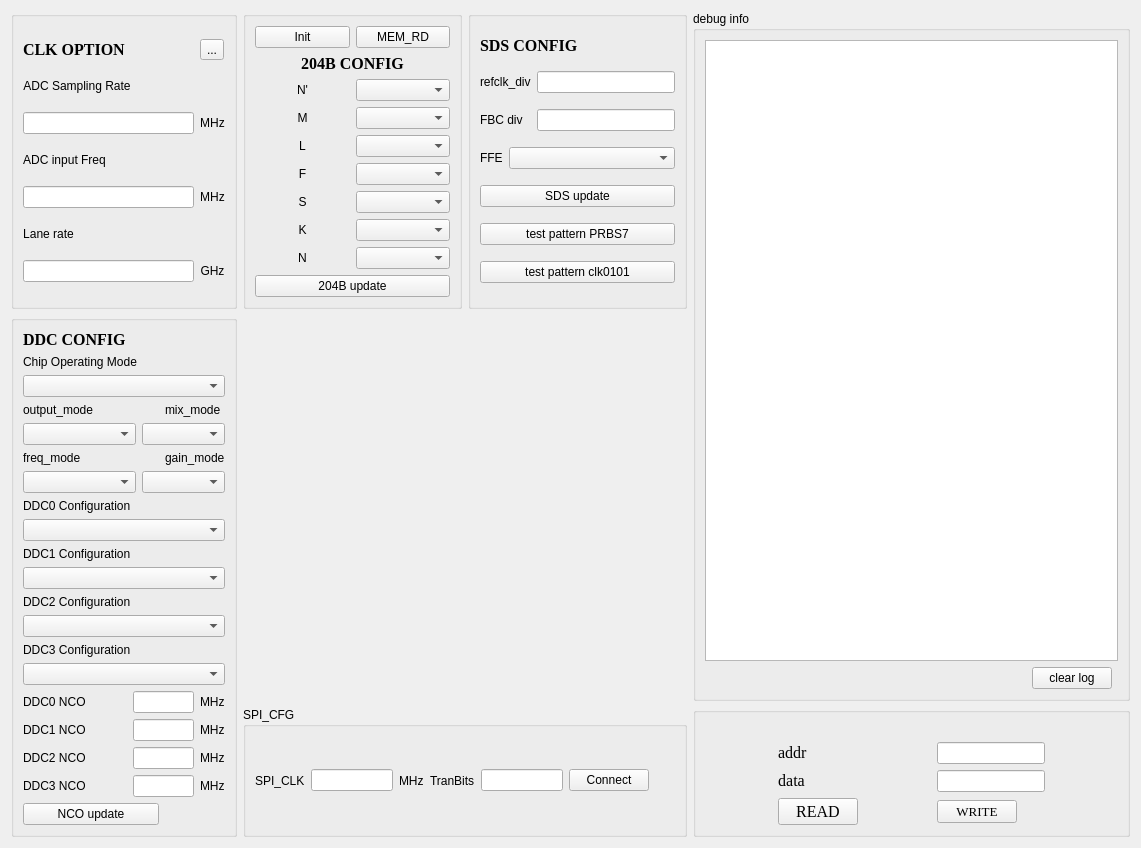
      <widget class="QWidget" name="system">
       <layout class="QGridLayout" name="gridLayout_6" rowstretch="1,1,3,1" columnstretch="1,1,1,2">
        <item row="1" column="0" rowspan="3">
         <widget class="QGroupBox" name="ddc_config_groupbox">
          <property name="title">
           <string/>
          </property>
          <layout class="QGridLayout" name="gridLayout_5">
           <item row="16" column="1" colspan="3">
            <widget class="QLineEdit" name="nco0_line_edit"/>
           </item>
           <item row="12" column="0" colspan="4">
            <widget class="QLabel" name="fs_9">
             <property name="focusPolicy">
              <enum>Qt::NoFocus</enum>
             </property>
             <property name="text">
              <string>DDC2 Configuration</string>
             </property>
            </widget>
           </item>
           <item row="3" column="0" colspan="5">
            <widget class="QComboBox" name="chip_mode_config"/>
           </item>
           <item row="8" column="0" colspan="4">
            <widget class="QLabel" name="fs_7">
             <property name="focusPolicy">
              <enum>Qt::NoFocus</enum>
             </property>
             <property name="text">
              <string>DDC0 Configuration</string>
             </property>
            </widget>
           </item>
           <item row="19" column="1" colspan="3">
            <widget class="QLineEdit" name="nco3_line_edit"/>
           </item>
           <item row="16" column="4">
            <widget class="QLabel" name="fs_12">
             <property name="focusPolicy">
              <enum>Qt::NoFocus</enum>
             </property>
             <property name="text">
              <string>MHz</string>
             </property>
            </widget>
           </item>
           <item row="5" column="2" colspan="3">
            <widget class="QComboBox" name="mix_mode_config"/>
           </item>
           <item row="17" column="0">
            <widget class="QLabel" name="fs_13">
             <property name="focusPolicy">
              <enum>Qt::NoFocus</enum>
             </property>
             <property name="text">
              <string>DDC1 NCO</string>
             </property>
            </widget>
           </item>
           <item row="5" column="0" colspan="2">
            <widget class="QComboBox" name="real_mode_config"/>
           </item>
           <item row="15" column="0" colspan="5">
            <widget class="QComboBox" name="ddc3_config"/>
           </item>
           <item row="14" column="0" colspan="4">
            <widget class="QLabel" name="fs_10">
             <property name="focusPolicy">
              <enum>Qt::NoFocus</enum>
             </property>
             <property name="text">
              <string>DDC3 Configuration</string>
             </property>
            </widget>
           </item>
           <item row="13" column="0" colspan="5">
            <widget class="QComboBox" name="ddc2_config"/>
           </item>
           <item row="7" column="0" colspan="2">
            <widget class="QComboBox" name="freq_mode_config"/>
           </item>
           <item row="18" column="4">
            <widget class="QLabel" name="fs_16">
             <property name="focusPolicy">
              <enum>Qt::NoFocus</enum>
             </property>
             <property name="text">
              <string>MHz</string>
             </property>
            </widget>
           </item>
           <item row="18" column="0">
            <widget class="QLabel" name="fs_15">
             <property name="focusPolicy">
              <enum>Qt::NoFocus</enum>
             </property>
             <property name="text">
              <string>DDC2 NCO</string>
             </property>
            </widget>
           </item>
           <item row="19" column="4">
            <widget class="QLabel" name="fs_18">
             <property name="focusPolicy">
              <enum>Qt::NoFocus</enum>
             </property>
             <property name="text">
              <string>MHz</string>
             </property>
            </widget>
           </item>
           <item row="19" column="0">
            <widget class="QLabel" name="fs_17">
             <property name="focusPolicy">
              <enum>Qt::NoFocus</enum>
             </property>
             <property name="text">
              <string>DDC3 NCO</string>
             </property>
            </widget>
           </item>
           <item row="11" column="0" colspan="5">
            <widget class="QComboBox" name="ddc1_config"/>
           </item>
           <item row="18" column="1" colspan="3">
            <widget class="QLineEdit" name="nco2_line_edit"/>
           </item>
           <item row="20" column="0" colspan="3">
            <widget class="QPushButton" name="nco_update_pushButton">
             <property name="text">
              <string>NCO update</string>
             </property>
            </widget>
           </item>
           <item row="9" column="0" colspan="5">
            <widget class="QComboBox" name="ddc0_config"/>
           </item>
           <item row="17" column="4">
            <widget class="QLabel" name="fs_14">
             <property name="focusPolicy">
              <enum>Qt::NoFocus</enum>
             </property>
             <property name="text">
              <string>MHz</string>
             </property>
            </widget>
           </item>
           <item row="10" column="0" colspan="4">
            <widget class="QLabel" name="fs_8">
             <property name="focusPolicy">
              <enum>Qt::NoFocus</enum>
             </property>
             <property name="text">
              <string>DDC1 Configuration</string>
             </property>
            </widget>
           </item>
           <item row="16" column="0">
            <widget class="QLabel" name="fs_11">
             <property name="focusPolicy">
              <enum>Qt::NoFocus</enum>
             </property>
             <property name="text">
              <string>DDC0 NCO</string>
             </property>
            </widget>
           </item>
           <item row="4" column="3" colspan="2">
            <widget class="QLabel" name="fs_29">
             <property name="focusPolicy">
              <enum>Qt::NoFocus</enum>
             </property>
             <property name="text">
              <string>mix_mode</string>
             </property>
            </widget>
           </item>
           <item row="4" column="0" colspan="2">
            <widget class="QLabel" name="fs_6">
             <property name="focusPolicy">
              <enum>Qt::NoFocus</enum>
             </property>
             <property name="text">
              <string>output_mode</string>
             </property>
            </widget>
           </item>
           <item row="2" column="0" colspan="4">
            <widget class="QLabel" name="fs_5">
             <property name="sizePolicy">
              <sizepolicy hsizetype="Fixed" vsizetype="Fixed">
               <horstretch>0</horstretch>
               <verstretch>0</verstretch>
              </sizepolicy>
             </property>
             <property name="focusPolicy">
              <enum>Qt::NoFocus</enum>
             </property>
             <property name="text">
              <string>Chip Operating Mode</string>
             </property>
            </widget>
           </item>
           <item row="17" column="1" colspan="3">
            <widget class="QLineEdit" name="nco1_line_edit"/>
           </item>
           <item row="6" column="3" colspan="2">
            <widget class="QLabel" name="fs_31">
             <property name="focusPolicy">
              <enum>Qt::NoFocus</enum>
             </property>
             <property name="text">
              <string>gain_mode</string>
             </property>
            </widget>
           </item>
           <item row="6" column="0" colspan="2">
            <widget class="QLabel" name="fs_30">
             <property name="focusPolicy">
              <enum>Qt::NoFocus</enum>
             </property>
             <property name="text">
              <string>freq_mode</string>
             </property>
            </widget>
           </item>
           <item row="7" column="2" colspan="3">
            <widget class="QComboBox" name="gain_mode_config"/>
           </item>
           <item row="1" column="0">
            <widget class="QLabel" name="DDC_CONFIG">
             <property name="font">
              <font>
               <family>Times New Roman</family>
               <pointsize>12</pointsize>
               <weight>75</weight>
               <bold>true</bold>
              </font>
             </property>
             <property name="focusPolicy">
              <enum>Qt::NoFocus</enum>
             </property>
             <property name="text">
              <string>DDC CONFIG</string>
             </property>
            </widget>
           </item>
          </layout>
         </widget>
        </item>
        <item row="0" column="1">
         <widget class="QGroupBox" name="groupBox_2">
          <property name="title">
           <string/>
          </property>
          <layout class="QGridLayout" name="gridLayout">
           <item row="4" column="1">
            <widget class="QComboBox" name="l_reg_cfg"/>
           </item>
           <item row="2" column="0">
            <widget class="QLabel" name="fs_19">
             <property name="focusPolicy">
              <enum>Qt::NoFocus</enum>
             </property>
             <property name="text">
              <string>N'</string>
             </property>
             <property name="alignment">
              <set>Qt::AlignCenter</set>
             </property>
            </widget>
           </item>
           <item row="8" column="1">
            <widget class="QComboBox" name="n_reg_cfg"/>
           </item>
           <item row="8" column="0">
            <widget class="QLabel" name="fs_25">
             <property name="focusPolicy">
              <enum>Qt::NoFocus</enum>
             </property>
             <property name="text">
              <string>N</string>
             </property>
             <property name="alignment">
              <set>Qt::AlignCenter</set>
             </property>
            </widget>
           </item>
           <item row="5" column="0">
            <widget class="QLabel" name="fs_22">
             <property name="focusPolicy">
              <enum>Qt::NoFocus</enum>
             </property>
             <property name="text">
              <string>F</string>
             </property>
             <property name="alignment">
              <set>Qt::AlignCenter</set>
             </property>
            </widget>
           </item>
           <item row="9" column="0" colspan="2">
            <widget class="QPushButton" name="j204b_update_pushButton">
             <property name="text">
              <string>204B update</string>
             </property>
            </widget>
           </item>
           <item row="1" column="0" colspan="2">
            <widget class="QLabel" name="DDC_CONFIG_2">
             <property name="font">
              <font>
               <family>Times New Roman</family>
               <pointsize>12</pointsize>
               <weight>75</weight>
               <bold>true</bold>
              </font>
             </property>
             <property name="focusPolicy">
              <enum>Qt::NoFocus</enum>
             </property>
             <property name="text">
              <string>204B CONFIG</string>
             </property>
             <property name="alignment">
              <set>Qt::AlignCenter</set>
             </property>
            </widget>
           </item>
           <item row="2" column="1">
            <widget class="QComboBox" name="ntotal_reg_cfg"/>
           </item>
           <item row="3" column="1">
            <widget class="QComboBox" name="m_reg_cfg"/>
           </item>
           <item row="7" column="1">
            <widget class="QComboBox" name="k_reg_cfg"/>
           </item>
           <item row="4" column="0">
            <widget class="QLabel" name="fs_21">
             <property name="focusPolicy">
              <enum>Qt::NoFocus</enum>
             </property>
             <property name="text">
              <string>L</string>
             </property>
             <property name="alignment">
              <set>Qt::AlignCenter</set>
             </property>
            </widget>
           </item>
           <item row="0" column="0">
            <widget class="QPushButton" name="init_button">
             <property name="text">
              <string>Init</string>
             </property>
            </widget>
           </item>
           <item row="0" column="1">
            <widget class="QPushButton" name="mem_rd_button">
             <property name="text">
              <string>MEM_RD</string>
             </property>
            </widget>
           </item>
           <item row="6" column="0">
            <widget class="QLabel" name="fs_23">
             <property name="focusPolicy">
              <enum>Qt::NoFocus</enum>
             </property>
             <property name="text">
              <string>S</string>
             </property>
             <property name="alignment">
              <set>Qt::AlignCenter</set>
             </property>
            </widget>
           </item>
           <item row="6" column="1">
            <widget class="QComboBox" name="s_reg_cfg"/>
           </item>
           <item row="5" column="1">
            <widget class="QComboBox" name="f_reg_cfg"/>
           </item>
           <item row="3" column="0">
            <widget class="QLabel" name="fs_20">
             <property name="focusPolicy">
              <enum>Qt::NoFocus</enum>
             </property>
             <property name="text">
              <string>M</string>
             </property>
             <property name="alignment">
              <set>Qt::AlignCenter</set>
             </property>
            </widget>
           </item>
           <item row="7" column="0">
            <widget class="QLabel" name="fs_24">
             <property name="focusPolicy">
              <enum>Qt::NoFocus</enum>
             </property>
             <property name="text">
              <string>K</string>
             </property>
             <property name="alignment">
              <set>Qt::AlignCenter</set>
             </property>
            </widget>
           </item>
          </layout>
         </widget>
        </item>
        <item row="3" column="1" colspan="2">
         <widget class="QGroupBox" name="groupBox_9">
          <property name="title">
           <string>SPI_CFG</string>
          </property>
          <layout class="QHBoxLayout" name="horizontalLayout_2">
           <item>
            <widget class="QLabel" name="label_3">
             <property name="text">
              <string>SPI_CLK</string>
             </property>
            </widget>
           </item>
           <item>
            <widget class="QLineEdit" name="lineEdit"/>
           </item>
           <item>
            <widget class="QLabel" name="fs_32">
             <property name="focusPolicy">
              <enum>Qt::NoFocus</enum>
             </property>
             <property name="text">
              <string>MHz</string>
             </property>
            </widget>
           </item>
           <item>
            <widget class="QLabel" name="label_4">
             <property name="text">
              <string>TranBits</string>
             </property>
            </widget>
           </item>
           <item>
            <widget class="QLineEdit" name="lineEdit_2"/>
           </item>
           <item>
            <widget class="QPushButton" name="pushButton">
             <property name="text">
              <string>Connect</string>
             </property>
            </widget>
           </item>
           <item>
            <widget class="QLabel" name="label_5">
             <property name="text">
              <string/>
             </property>
             <property name="pixmap">
              <pixmap resource="../images/ui_pr.qrc">:/images/OFF.png</pixmap>
             </property>
            </widget>
           </item>
           <item>
            <widget class="QLabel" name="label_6">
             <property name="text">
              <string/>
             </property>
             <property name="pixmap">
              <pixmap>:/status/OFF.png</pixmap>
             </property>
            </widget>
           </item>
          </layout>
         </widget>
        </item>
        <item row="0" column="3" rowspan="3">
         <widget class="QGroupBox" name="groupBox_11">
          <property name="sizePolicy">
           <sizepolicy hsizetype="Preferred" vsizetype="Expanding">
            <horstretch>0</horstretch>
            <verstretch>0</verstretch>
           </sizepolicy>
          </property>
          <property name="title">
           <string>debug info</string>
          </property>
          <layout class="QGridLayout" name="gridLayout_7">
           <item row="0" column="0" colspan="4">
            <widget class="QTextBrowser" name="log_textBrowser"/>
           </item>
           <item row="1" column="2">
            <widget class="QPushButton" name="clear_log_btn">
             <property name="sizePolicy">
              <sizepolicy hsizetype="Fixed" vsizetype="Fixed">
               <horstretch>0</horstretch>
               <verstretch>0</verstretch>
              </sizepolicy>
             </property>
             <property name="layoutDirection">
              <enum>Qt::LeftToRight</enum>
             </property>
             <property name="text">
              <string>clear log</string>
             </property>
            </widget>
           </item>
           <item row="1" column="1">
            <spacer name="horizontalSpacer">
             <property name="orientation">
              <enum>Qt::Horizontal</enum>
             </property>
             <property name="sizeHint" stdset="0">
              <size>
               <width>40</width>
               <height>20</height>
              </size>
             </property>
            </spacer>
           </item>
          </layout>
         </widget>
        </item>
        <item row="0" column="2">
         <widget class="QGroupBox" name="groupBox_6">
          <property name="title">
           <string/>
          </property>
          <layout class="QGridLayout" name="gridLayout_3">
           <item row="2" column="0" colspan="2">
            <widget class="QLabel" name="fs_27">
             <property name="focusPolicy">
              <enum>Qt::NoFocus</enum>
             </property>
             <property name="text">
              <string>FBC div</string>
             </property>
            </widget>
           </item>
           <item row="4" column="0" colspan="3">
            <widget class="QPushButton" name="sds_button">
             <property name="text">
              <string>SDS update</string>
             </property>
            </widget>
           </item>
           <item row="6" column="0" colspan="3">
            <widget class="QPushButton" name="sds_button_3">
             <property name="text">
              <string>test pattern clk0101</string>
             </property>
            </widget>
           </item>
           <item row="2" column="2">
            <widget class="QLineEdit" name="fbc_div">
             <property name="focusPolicy">
              <enum>Qt::StrongFocus</enum>
             </property>
            </widget>
           </item>
           <item row="1" column="0" colspan="2">
            <widget class="QLabel" name="fs_26">
             <property name="focusPolicy">
              <enum>Qt::NoFocus</enum>
             </property>
             <property name="text">
              <string>refclk_div</string>
             </property>
            </widget>
           </item>
           <item row="3" column="1" colspan="2">
            <widget class="QComboBox" name="comboBox"/>
           </item>
           <item row="3" column="0">
            <widget class="QLabel" name="fs_28">
             <property name="focusPolicy">
              <enum>Qt::NoFocus</enum>
             </property>
             <property name="text">
              <string>FFE</string>
             </property>
            </widget>
           </item>
           <item row="5" column="0" colspan="3">
            <widget class="QPushButton" name="sds_button_2">
             <property name="text">
              <string>test pattern PRBS7</string>
             </property>
            </widget>
           </item>
           <item row="1" column="2">
            <widget class="QLineEdit" name="refclk_div">
             <property name="focusPolicy">
              <enum>Qt::StrongFocus</enum>
             </property>
            </widget>
           </item>
           <item row="0" column="0" colspan="3">
            <widget class="QLabel" name="clk_option_2">
             <property name="sizePolicy">
              <sizepolicy hsizetype="Preferred" vsizetype="Fixed">
               <horstretch>0</horstretch>
               <verstretch>0</verstretch>
              </sizepolicy>
             </property>
             <property name="font">
              <font>
               <family>Times New Roman</family>
               <pointsize>12</pointsize>
               <weight>75</weight>
               <bold>true</bold>
              </font>
             </property>
             <property name="focusPolicy">
              <enum>Qt::NoFocus</enum>
             </property>
             <property name="text">
              <string>SDS CONFIG</string>
             </property>
            </widget>
           </item>
          </layout>
         </widget>
        </item>
        <item row="0" column="0">
         <widget class="QGroupBox" name="groupBox_7">
          <property name="title">
           <string/>
          </property>
          <layout class="QGridLayout" name="gridLayout_4">
           <item row="0" column="1">
            <widget class="QToolButton" name="clk_option_cfg_button">
             <property name="text">
              <string>...</string>
             </property>
            </widget>
           </item>
           <item row="5" column="0" colspan="2">
            <widget class="QLabel" name="fin_2">
             <property name="sizePolicy">
              <sizepolicy hsizetype="Fixed" vsizetype="Fixed">
               <horstretch>0</horstretch>
               <verstretch>0</verstretch>
              </sizepolicy>
             </property>
             <property name="focusPolicy">
              <enum>Qt::NoFocus</enum>
             </property>
             <property name="text">
              <string>Lane rate</string>
             </property>
             <property name="alignment">
              <set>Qt::AlignCenter</set>
             </property>
            </widget>
           </item>
           <item row="0" column="0">
            <widget class="QLabel" name="clk_option">
             <property name="font">
              <font>
               <family>Times New Roman</family>
               <pointsize>12</pointsize>
               <weight>75</weight>
               <bold>true</bold>
              </font>
             </property>
             <property name="focusPolicy">
              <enum>Qt::NoFocus</enum>
             </property>
             <property name="text">
              <string>CLK OPTION</string>
             </property>
            </widget>
           </item>
           <item row="2" column="1">
            <widget class="QLabel" name="fs_2">
             <property name="focusPolicy">
              <enum>Qt::NoFocus</enum>
             </property>
             <property name="text">
              <string>MHz</string>
             </property>
             <property name="alignment">
              <set>Qt::AlignCenter</set>
             </property>
            </widget>
           </item>
           <item row="4" column="0">
            <widget class="QLineEdit" name="fin_display">
             <property name="focusPolicy">
              <enum>Qt::NoFocus</enum>
             </property>
            </widget>
           </item>
           <item row="2" column="0">
            <widget class="QLineEdit" name="fs_display">
             <property name="focusPolicy">
              <enum>Qt::NoFocus</enum>
             </property>
            </widget>
           </item>
           <item row="6" column="1">
            <widget class="QLabel" name="fs_4">
             <property name="focusPolicy">
              <enum>Qt::NoFocus</enum>
             </property>
             <property name="text">
              <string>GHz</string>
             </property>
             <property name="alignment">
              <set>Qt::AlignCenter</set>
             </property>
            </widget>
           </item>
           <item row="1" column="0" colspan="2">
            <widget class="QLabel" name="fs">
             <property name="sizePolicy">
              <sizepolicy hsizetype="Fixed" vsizetype="Fixed">
               <horstretch>0</horstretch>
               <verstretch>0</verstretch>
              </sizepolicy>
             </property>
             <property name="focusPolicy">
              <enum>Qt::NoFocus</enum>
             </property>
             <property name="text">
              <string>ADC Sampling Rate</string>
             </property>
             <property name="alignment">
              <set>Qt::AlignCenter</set>
             </property>
            </widget>
           </item>
           <item row="3" column="0" colspan="2">
            <widget class="QLabel" name="fin">
             <property name="sizePolicy">
              <sizepolicy hsizetype="Fixed" vsizetype="Fixed">
               <horstretch>0</horstretch>
               <verstretch>0</verstretch>
              </sizepolicy>
             </property>
             <property name="focusPolicy">
              <enum>Qt::NoFocus</enum>
             </property>
             <property name="text">
              <string>ADC input Freq</string>
             </property>
             <property name="alignment">
              <set>Qt::AlignCenter</set>
             </property>
            </widget>
           </item>
           <item row="6" column="0">
            <widget class="QLineEdit" name="fin_display_2">
             <property name="focusPolicy">
              <enum>Qt::NoFocus</enum>
             </property>
            </widget>
           </item>
           <item row="4" column="1">
            <widget class="QLabel" name="fs_3">
             <property name="focusPolicy">
              <enum>Qt::NoFocus</enum>
             </property>
             <property name="text">
              <string>MHz</string>
             </property>
             <property name="alignment">
              <set>Qt::AlignCenter</set>
             </property>
            </widget>
           </item>
          </layout>
         </widget>
        </item>
        <item row="3" column="3">
         <widget class="QGroupBox" name="groupBox_3">
          <property name="sizePolicy">
           <sizepolicy hsizetype="Expanding" vsizetype="Expanding">
            <horstretch>0</horstretch>
            <verstretch>0</verstretch>
           </sizepolicy>
          </property>
          <property name="title">
           <string/>
          </property>
          <layout class="QGridLayout" name="gridLayout_2">
           <item row="2" column="3">
            <widget class="QLineEdit" name="addr_textEdit"/>
           </item>
           <item row="3" column="3">
            <widget class="QLineEdit" name="textEdit"/>
           </item>
           <item row="4" column="1">
            <widget class="QPushButton" name="read_button">
             <property name="font">
              <font>
               <family>Times New Roman</family>
               <pointsize>12</pointsize>
              </font>
             </property>
             <property name="text">
              <string>READ</string>
             </property>
            </widget>
           </item>
           <item row="2" column="1">
            <widget class="QLabel" name="label_8">
             <property name="sizePolicy">
              <sizepolicy hsizetype="Preferred" vsizetype="Fixed">
               <horstretch>0</horstretch>
               <verstretch>0</verstretch>
              </sizepolicy>
             </property>
             <property name="font">
              <font>
               <family>Times New Roman</family>
               <pointsize>12</pointsize>
              </font>
             </property>
             <property name="text">
              <string>addr</string>
             </property>
             <property name="alignment">
              <set>Qt::AlignLeading|Qt::AlignLeft|Qt::AlignVCenter</set>
             </property>
            </widget>
           </item>
           <item row="3" column="1">
            <widget class="QLabel" name="label_7">
             <property name="sizePolicy">
              <sizepolicy hsizetype="Fixed" vsizetype="Fixed">
               <horstretch>0</horstretch>
               <verstretch>0</verstretch>
              </sizepolicy>
             </property>
             <property name="font">
              <font>
               <family>Times New Roman</family>
               <pointsize>12</pointsize>
              </font>
             </property>
             <property name="text">
              <string>data</string>
             </property>
             <property name="alignment">
              <set>Qt::AlignCenter</set>
             </property>
            </widget>
           </item>
           <item row="2" column="4">
            <spacer name="horizontalSpacer_3">
             <property name="orientation">
              <enum>Qt::Horizontal</enum>
             </property>
             <property name="sizeHint" stdset="0">
              <size>
               <width>40</width>
               <height>20</height>
              </size>
             </property>
            </spacer>
           </item>
           <item row="3" column="4">
            <spacer name="horizontalSpacer_4">
             <property name="orientation">
              <enum>Qt::Horizontal</enum>
             </property>
             <property name="sizeHint" stdset="0">
              <size>
               <width>40</width>
               <height>20</height>
              </size>
             </property>
            </spacer>
           </item>
           <item row="4" column="3">
            <widget class="QPushButton" name="write_button">
             <property name="sizePolicy">
              <sizepolicy hsizetype="Fixed" vsizetype="Fixed">
               <horstretch>0</horstretch>
               <verstretch>0</verstretch>
              </sizepolicy>
             </property>
             <property name="font">
              <font>
               <family>Times New Roman</family>
               <pointsize>10</pointsize>
              </font>
             </property>
             <property name="text">
              <string>WRITE</string>
             </property>
            </widget>
           </item>
           <item row="0" column="2">
            <spacer name="horizontalSpacer_2">
             <property name="orientation">
              <enum>Qt::Horizontal</enum>
             </property>
             <property name="sizeHint" stdset="0">
              <size>
               <width>40</width>
               <height>20</height>
              </size>
             </property>
            </spacer>
           </item>
           <item row="4" column="0">
            <spacer name="horizontalSpacer_5">
             <property name="orientation">
              <enum>Qt::Horizontal</enum>
             </property>
             <property name="sizeHint" stdset="0">
              <size>
               <width>40</width>
               <height>20</height>
              </size>
             </property>
            </spacer>
           </item>
           <item row="4" column="4">
            <spacer name="horizontalSpacer_6">
             <property name="orientation">
              <enum>Qt::Horizontal</enum>
             </property>
             <property name="sizeHint" stdset="0">
              <size>
               <width>40</width>
               <height>20</height>
              </size>
             </property>
            </spacer>
           </item>
          </layout>
         </widget>
        </item>
        <item row="1" column="1" rowspan="2" colspan="2">
         <widget class="QLabel" name="label_9">
          <property name="text">
           <string/>
          </property>
          <property name="pixmap">
           <pixmap resource="../images/ui_pr.qrc">:/images/diagram_strut.png</pixmap>
          </property>
          <property name="scaledContents">
           <bool>true</bool>
          </property>
          <property name="alignment">
           <set>Qt::AlignLeading|Qt::AlignLeft|Qt::AlignVCenter</set>
          </property>
          <property name="margin">
           <number>10</number>
          </property>
          <property name="indent">
           <number>-1</number>
          </property>
          <property name="openExternalLinks">
           <bool>false</bool>
          </property>
         </widget>
        </item>
       </layout>
      </widget>
